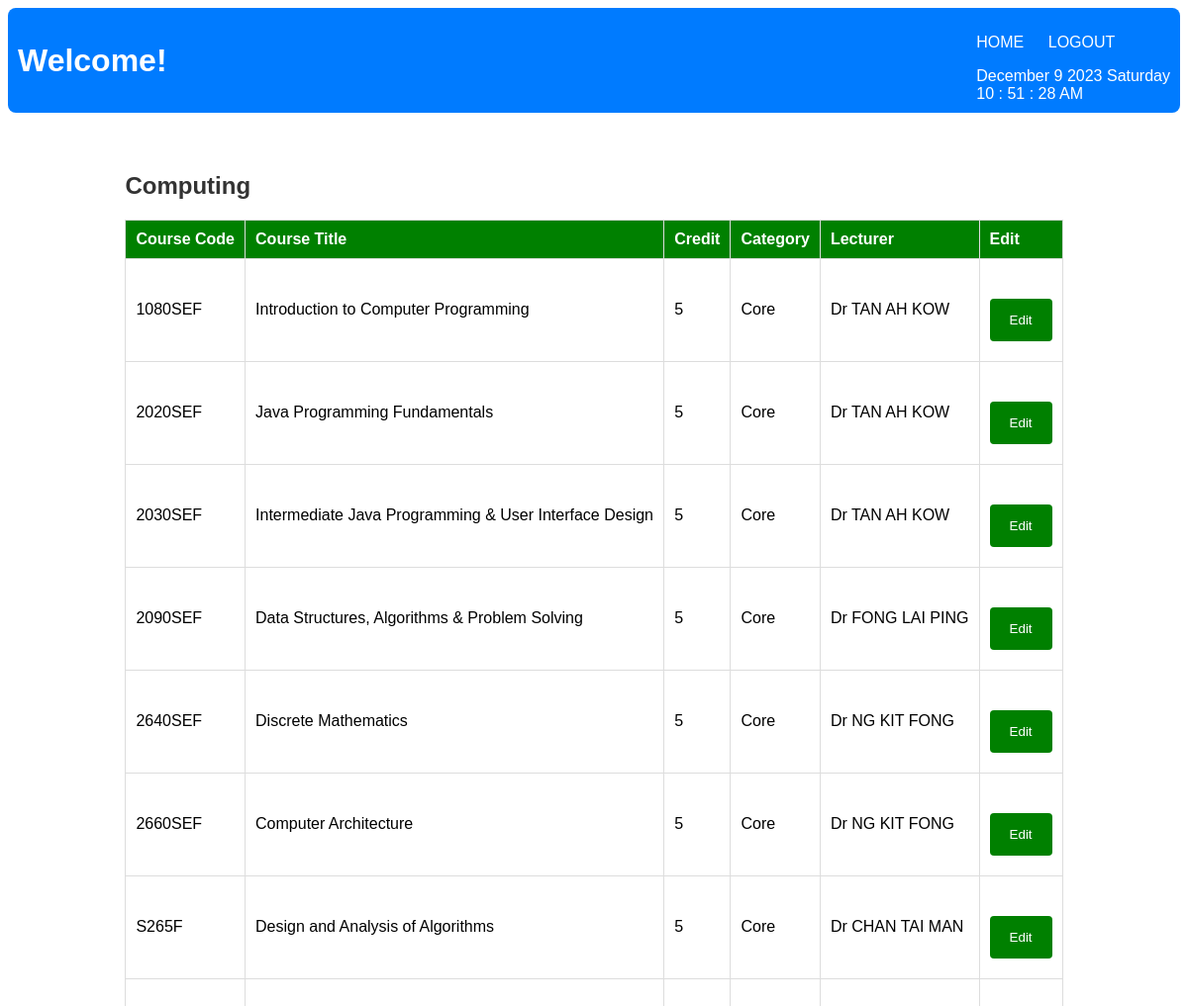
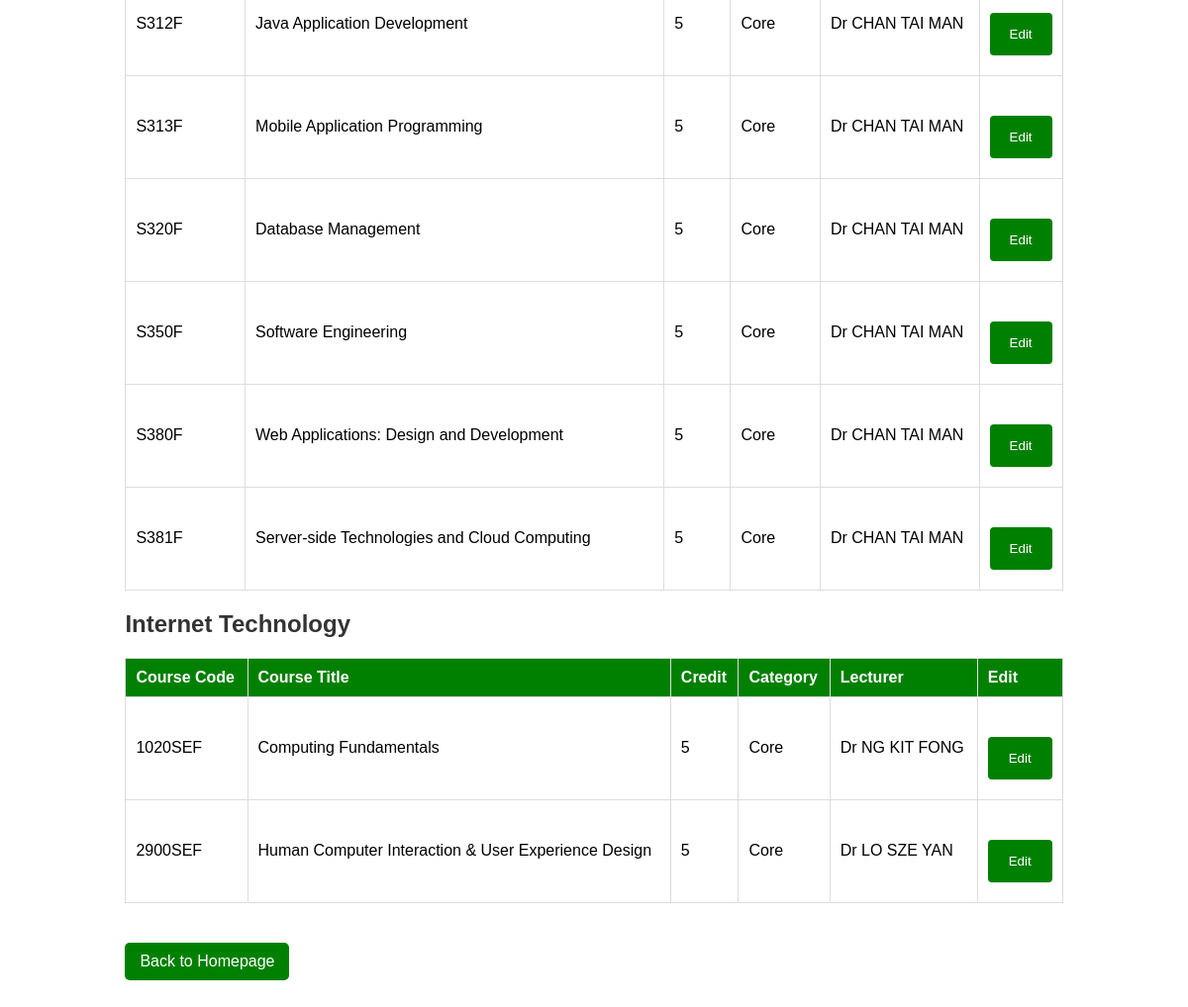
The page /admin/departmentCourse.php on the database its author committed (2 pictures, top to bottom).
### tables this page shows
CREATE TABLE `Department` (
  `Department` varchar(10) NOT NULL,
  `DepartmentName` varchar(30) NOT NULL,
  `DepartmentHead` varchar(255) NOT NULL
);

CREATE TABLE `Course` (
  `course_id` varchar(255) NOT NULL,
  `course_name` varchar(255) DEFAULT NULL,
  `course_type` varchar(255) DEFAULT NULL,
  `credit` int(1) DEFAULT NULL,
  `lecturer` varchar(255) NOT NULL,
  `department` varchar(10) NOT NULL
);

CREATE TABLE `Staff` (
  `userid` varchar(255) NOT NULL,
  `name` varchar(255) DEFAULT NULL,
  `password` varchar(255) DEFAULT NULL,
  `email` varchar(255) DEFAULT NULL,
  `phoneNum` varchar(30) DEFAULT NULL
);

### admin/departmentCourse.php (the view, shortened to what this page needs)
<?php
    include "../db_conn.php";
    include "../navbar.php";
    $editCourseDetails = null;
    $sql = "SELECT * FROM Department";
    $Result = mysqli_query($conn, $sql);
?>
<!DOCTYPE html>
<html lang="en">
<head>
    <link rel="stylesheet" href="../css/globle-style.css" />
</head>
<body>
    <div class="container">
        <?php if ($editCourseDetails): ?>
                <form action="" method="post">
                <div>
                    <label for="course_id">Course ID: <?php echo htmlspecialchars($editCourseDetails['course_id']); ?> </label>
                    <input type="hidden" name="course_id" value="<?php echo htmlspecialchars($editCourseDetails['course_id']); ?>">
                </div>
                <div>
                    <label for="course_name">Course Name:</label>
                    <input type="text" name="course_name" value="<?php echo htmlspecialchars($editCourseDetails['course_name']); ?>">
                </div>
                <div>
                    <label for="course_credit">Credit:</label>
                    <input type="text" name="course_credit" value="<?php echo htmlspecialchars($editCourseDetails['credit']); ?>">
                </div>
                <div>
                    <label for="course_type">Category:</label>
                    <input type="text" name="course_type" value="<?php echo htmlspecialchars($editCourseDetails['course_type']); ?>">
                </div>
                <div>
                    <label for="lecturer">Lecturer:</label>
                    <input type="text" name="lecturer" value="<?php echo htmlspecialchars($editCourseDetails['lecturer']); ?>">
                </div>
                <div>
                    <input type="submit" name="update_course" value="Update Course">
                </form>
        <?php else: ?>
            <?php while ($row = mysqli_fetch_assoc($Result)): ?>
                <h2><?php echo htmlspecialchars($row['DepartmentName']); ?></h2>
                <?php
                    $dep = $row['Department'];
                    $courseSql = "SELECT * FROM Course c, Staff s WHERE c.department = '$dep' AND s.userid = c.lecturer";
                    $courseResult = mysqli_query($conn, $courseSql);
                ?>
                <table>
                    <tr>
                        <th>Course Code</th>
                        <th>Course Title</th>
                        <th>Credit</th>
                        <th>Category</th>
                        <th>Lecturer</th>
                        <th>Edit</th>
                    </tr>
                    <?php while ($courseRow = mysqli_fetch_assoc($courseResult)): ?>
                        <tr>
                            <td><?php echo htmlspecialchars($courseRow['course_id']); ?></td>
                            <td><?php echo htmlspecialchars($courseRow['course_name']); ?></td>
                            <td><?php echo htmlspecialchars($courseRow['credit']); ?></td>
                            <td><?php echo htmlspecialchars($courseRow['course_type']); ?></td>
                            <td><?php echo "Dr " . strtoupper(htmlspecialchars($courseRow['name'])); ?></td>
                            <td>
                                <form action="" method="post">
                                    <input type="submit" value="Edit" class="edit-button">
                                </form>
                            </td>
                        </tr>
                    <?php endwhile; ?>
                </table>
            <?php endwhile; ?>
        <?php endif; ?>
        <div style="margin-top: 20px;">
            <a href="../Teacher/homepage.php" class="button">Back to Homepage</a>
        </div>
    </div>
</body>
</html>

### navbar.php (shortened to what this page needs)
<?php
    $Userid = $_SESSION['Userid'];
    $Usertype = $_SESSION['UserType']
?>
<!DOCTYPE html>
<html lang="en">
<head>
    <link rel="stylesheet" href="../css/globle-style.css" />
</head>
<body>
  <div class="navbar">
    <div class="welcome">
            <h1 id="UserId">Welcome! <?php echo $Userid ?></h1>
          </div>
          <nav>
            <ul>
              <li><a href="../<?php echo $Usertype?>/homepage.php">HOME<iconify-icon icon="ion:home"></iconify-icon></a></li>
              <li><a href="../index.php">LOGOUT<iconify-icon icon="clarity:logout-solid"></iconify-icon></a></li>
            </ul>
            <div class="datetime">
            <div class="date">
              <span id="month">Month</span>
              <span id="daynum">00</span>
              <span id="year">Year</span>
              <span id="dayname">Day</span>
            </div>
            <div class="time">
              <span id="hour">00</span>
              <a>:</a>
              <span id="minutes">00</span>
              <a>:</a>
              <span id="seconds">00</span>
              <span id="period">AM</span>
            </div>
          </div>
          </nav>
    </div>
</body>
</html>

### css/globle-style.css (style rules this page uses)
body { font-family: Arial, sans-serif; background-color: rgba(255, 255, 255, 0.638); }
.navbar { display: flex; justify-content: space-between; align-items: center; background-color: #007bff; padding: 10px; color: white; border-radius: 8px; margin-bottom: 20px; }
nav ul { list-style-type: none; padding: 0; }
nav ul li { display: inline; margin-right: 20px; }
nav ul li a { color: white; text-decoration: none; }
.container { width: 80%; margin: auto; overflow: hidden; padding: 20px; }
table { width: 100%; margin-top: 20px; border-collapse: collapse; }
table, th, td { border: 1px solid #ddd; }
th, td { padding: 10px; text-align: left; }
th { background-color: green; color: white; }
form { margin-top: 20px; }
input[type="submit"] { width: 100%; background-color: green; color: white; padding: 14px 20px; margin: 10px 0; border: none; border-radius: 4px; cursor: pointer; }
.button { display: inline-block; background-color: green; color: white; padding: 10px 15px; margin-top: 20px; text-decoration: none; border-radius: 5px; }
h2, h3 { color: #333; }

### rows shown on the page
department: DepartmentName "Computing"
course: course_id "1080SEF", course_name "Introduction to Computer Programming", credit "5", course_type "Core", lecturer.name "TAN AH KOW"
course: course_id "2020SEF", course_name "Java Programming Fundamentals", credit "5", course_type "Core", lecturer.name "TAN AH KOW"
course: course_id "2030SEF", course_name "Intermediate Java Programming & User Interface Design", credit "5", course_type "Core", lecturer.name "TAN AH KOW"
course: course_id "2090SEF", course_name "Data Structures, Algorithms & Problem Solving", credit "5", course_type "Core", lecturer.name "FONG LAI PING"
course: course_id "2640SEF", course_name "Discrete Mathematics", credit "5", course_type "Core", lecturer.name "NG KIT FONG"
course: course_id "2660SEF", course_name "Computer Architecture", credit "5", course_type "Core", lecturer.name "NG KIT FONG"
course: course_id "S265F", course_name "Design and Analysis of Algorithms", credit "5", course_type "Core", lecturer.name "CHAN TAI MAN"
course: course_id "S312F", course_name "Java Application Development", credit "5", course_type "Core", lecturer.name "CHAN TAI MAN"
course: course_id "S313F", course_name "Mobile Application Programming", credit "5", course_type "Core", lecturer.name "CHAN TAI MAN"
course: course_id "S320F", course_name "Database Management", credit "5", course_type "Core", lecturer.name "CHAN TAI MAN"
course: course_id "S350F", course_name "Software Engineering", credit "5", course_type "Core", lecturer.name "CHAN TAI MAN"
course: course_id "S380F", course_name "Web Applications: Design and Development", credit "5", course_type "Core", lecturer.name "CHAN TAI MAN"
course: course_id "S381F", course_name "Server-side Technologies and Cloud Computing", credit "5", course_type "Core", lecturer.name "CHAN TAI MAN"
department: DepartmentName "Internet Technology"
course: course_id "1020SEF", course_name "Computing Fundamentals", credit "5", course_type "Core", lecturer.name "NG KIT FONG"
course: course_id "2900SEF", course_name "Human Computer Interaction & User Experience Design", credit "5", course_type "Core", lecturer.name "LO SZE YAN"
